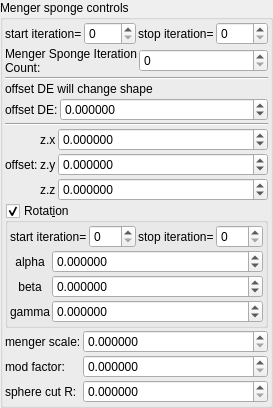
    <widget class="QGroupBox" name="groupBox_8">
     <property name="title">
      <string>Menger sponge controls</string>
     </property>
     <layout class="QVBoxLayout" name="verticalLayout_10" stretch="0,0,0,0,0,0,0,0">
      <property name="spacing">
       <number>2</number>
      </property>
      <property name="leftMargin">
       <number>2</number>
      </property>
      <property name="topMargin">
       <number>2</number>
      </property>
      <property name="rightMargin">
       <number>2</number>
      </property>
      <property name="bottomMargin">
       <number>2</number>
      </property>
      <item>
       <layout class="QHBoxLayout" name="horizontalLayout_7" stretch="0,1,0,1">
        <property name="topMargin">
         <number>0</number>
        </property>
        <item>
         <widget class="QLabel" name="label_80">
          <property name="text">
           <string>start iteration=</string>
          </property>
          <property name="wordWrap">
           <bool>true</bool>
          </property>
         </widget>
        </item>
        <item>
         <widget class="MySpinBox" name="spinboxInt_transf_start_iterations">
          <property name="sizePolicy">
           <sizepolicy hsizetype="Minimum" vsizetype="Maximum">
            <horstretch>0</horstretch>
            <verstretch>0</verstretch>
           </sizepolicy>
          </property>
          <property name="minimum">
           <number>0</number>
          </property>
          <property name="maximum">
           <number>999</number>
          </property>
          <property name="value">
           <number>0</number>
          </property>
         </widget>
        </item>
        <item>
         <widget class="QLabel" name="label_65">
          <property name="text">
           <string>stop iteration=</string>
          </property>
          <property name="wordWrap">
           <bool>true</bool>
          </property>
         </widget>
        </item>
        <item>
         <widget class="MySpinBox" name="spinboxInt_transf_stop_iterations_1">
          <property name="sizePolicy">
           <sizepolicy hsizetype="Preferred" vsizetype="Maximum">
            <horstretch>0</horstretch>
            <verstretch>0</verstretch>
           </sizepolicy>
          </property>
          <property name="maximum">
           <number>999</number>
          </property>
         </widget>
        </item>
       </layout>
      </item>
      <item>
       <layout class="QHBoxLayout" name="horizontalLayout_11" stretch="0,1">
        <property name="topMargin">
         <number>0</number>
        </property>
        <item>
         <widget class="QLabel" name="label_85">
          <property name="text">
           <string>Menger Sponge Iteration Count:</string>
          </property>
          <property name="wordWrap">
           <bool>true</bool>
          </property>
         </widget>
        </item>
        <item>
         <widget class="MySpinBox" name="spinboxInt_transf_int8_X">
          <property name="sizePolicy">
           <sizepolicy hsizetype="Minimum" vsizetype="Maximum">
            <horstretch>0</horstretch>
            <verstretch>0</verstretch>
           </sizepolicy>
          </property>
          <property name="font">
           <font>
            <weight>50</weight>
            <bold>false</bold>
           </font>
          </property>
          <property name="maximum">
           <number>250</number>
          </property>
         </widget>
        </item>
       </layout>
      </item>
      <item>
       <widget class="Line" name="line">
        <property name="orientation">
         <enum>Qt::Horizontal</enum>
        </property>
       </widget>
      </item>
      <item>
       <layout class="QGridLayout" name="gridLayout_14" columnstretch="0,0,1">
        <property name="spacing">
         <number>2</number>
        </property>
        <item row="1" column="0">
         <widget class="QLabel" name="label_14">
          <property name="text">
           <string>offset DE:</string>
          </property>
         </widget>
        </item>
        <item row="0" column="0" colspan="3">
         <widget class="QLabel" name="label_16">
          <property name="text">
           <string>offset DE will change shape</string>
          </property>
         </widget>
        </item>
        <item row="1" column="1" colspan="2">
         <widget class="MyDoubleSpinBox" name="spinbox_analyticDE_offset_0">
          <property name="sizePolicy">
           <sizepolicy hsizetype="Minimum" vsizetype="Maximum">
            <horstretch>0</horstretch>
            <verstretch>0</verstretch>
           </sizepolicy>
          </property>
          <property name="prefix">
           <string/>
          </property>
          <property name="suffix">
           <string/>
          </property>
          <property name="decimals">
           <number>6</number>
          </property>
          <property name="minimum">
           <double>-99.998999999999995</double>
          </property>
          <property name="maximum">
           <double>99.998999999999995</double>
          </property>
          <property name="singleStep">
           <double>0.100000000000000</double>
          </property>
         </widget>
        </item>
       </layout>
      </item>
      <item>
       <widget class="Line" name="line_2">
        <property name="orientation">
         <enum>Qt::Horizontal</enum>
        </property>
       </widget>
      </item>
      <item>
       <layout class="QGridLayout" name="gridLayout_18" columnstretch="0,0,1">
        <property name="spacing">
         <number>2</number>
        </property>
        <item row="1" column="1">
         <widget class="QLabel" name="label_133">
          <property name="text">
           <string notr="true">z.y</string>
          </property>
         </widget>
        </item>
        <item row="2" column="1">
         <widget class="QLabel" name="label_134">
          <property name="text">
           <string notr="true">z.z</string>
          </property>
         </widget>
        </item>
        <item row="0" column="1">
         <widget class="QLabel" name="label_135">
          <property name="text">
           <string notr="true">z.x</string>
          </property>
         </widget>
        </item>
        <item row="0" column="2">
         <widget class="MyDoubleSpinBox" name="spinbox3_transf_offsetA_000_x">
          <property name="sizePolicy">
           <sizepolicy hsizetype="Minimum" vsizetype="Maximum">
            <horstretch>0</horstretch>
            <verstretch>0</verstretch>
           </sizepolicy>
          </property>
          <property name="prefix">
           <string/>
          </property>
          <property name="suffix">
           <string/>
          </property>
          <property name="decimals">
           <number>6</number>
          </property>
          <property name="minimum">
           <double>-99.989999999999995</double>
          </property>
          <property name="maximum">
           <double>99.989999999999995</double>
          </property>
          <property name="singleStep">
           <double>0.100000000000000</double>
          </property>
         </widget>
        </item>
        <item row="1" column="2">
         <widget class="MyDoubleSpinBox" name="spinbox3_transf_offsetA_000_y">
          <property name="sizePolicy">
           <sizepolicy hsizetype="Minimum" vsizetype="Maximum">
            <horstretch>0</horstretch>
            <verstretch>0</verstretch>
           </sizepolicy>
          </property>
          <property name="prefix">
           <string/>
          </property>
          <property name="suffix">
           <string/>
          </property>
          <property name="decimals">
           <number>6</number>
          </property>
          <property name="minimum">
           <double>-99.989999999999995</double>
          </property>
          <property name="maximum">
           <double>99.989999999999995</double>
          </property>
          <property name="singleStep">
           <double>0.100000000000000</double>
          </property>
         </widget>
        </item>
        <item row="2" column="2">
         <widget class="MyDoubleSpinBox" name="spinbox3_transf_offsetA_000_z">
          <property name="sizePolicy">
           <sizepolicy hsizetype="Minimum" vsizetype="Maximum">
            <horstretch>0</horstretch>
            <verstretch>0</verstretch>
           </sizepolicy>
          </property>
          <property name="prefix">
           <string/>
          </property>
          <property name="suffix">
           <string/>
          </property>
          <property name="decimals">
           <number>6</number>
          </property>
          <property name="minimum">
           <double>-99.989999999999995</double>
          </property>
          <property name="maximum">
           <double>99.989999999999995</double>
          </property>
          <property name="singleStep">
           <double>0.100000000000000</double>
          </property>
         </widget>
        </item>
        <item row="0" column="0" rowspan="3">
         <widget class="QLabel" name="label_114">
          <property name="text">
           <string>offset:</string>
          </property>
         </widget>
        </item>
       </layout>
      </item>
      <item>
       <widget class="MyGroupBox" name="groupCheck_transf_function_enabledR_false">
        <property name="toolTip">
         <string/>
        </property>
        <property name="title">
         <string>Rotat&amp;ion</string>
        </property>
        <property name="checkable">
         <bool>true</bool>
        </property>
        <layout class="QVBoxLayout" name="verticalLayout_32" stretch="0,0">
         <property name="spacing">
          <number>2</number>
         </property>
         <property name="leftMargin">
          <number>2</number>
         </property>
         <property name="topMargin">
          <number>2</number>
         </property>
         <property name="rightMargin">
          <number>2</number>
         </property>
         <property name="bottomMargin">
          <number>2</number>
         </property>
         <item>
          <layout class="QHBoxLayout" name="horizontalLayout_14" stretch="0,1,0,1">
           <property name="topMargin">
            <number>0</number>
           </property>
           <item>
            <widget class="QLabel" name="label_250">
             <property name="text">
              <string>start iteration=</string>
             </property>
            </widget>
           </item>
           <item>
            <widget class="MySpinBox" name="spinboxInt_transf_start_iterations_R">
             <property name="sizePolicy">
              <sizepolicy hsizetype="Minimum" vsizetype="Maximum">
               <horstretch>0</horstretch>
               <verstretch>0</verstretch>
              </sizepolicy>
             </property>
             <property name="maximum">
              <number>999</number>
             </property>
            </widget>
           </item>
           <item>
            <widget class="QLabel" name="label_251">
             <property name="text">
              <string>stop iteration=</string>
             </property>
            </widget>
           </item>
           <item>
            <widget class="MySpinBox" name="spinboxInt_transf_stop_iterations_R">
             <property name="sizePolicy">
              <sizepolicy hsizetype="Minimum" vsizetype="Maximum">
               <horstretch>0</horstretch>
               <verstretch>0</verstretch>
              </sizepolicy>
             </property>
             <property name="maximum">
              <number>999</number>
             </property>
            </widget>
           </item>
          </layout>
         </item>
         <item>
          <layout class="QGridLayout" name="gridLayout_13" columnstretch="0,1">
           <property name="spacing">
            <number>2</number>
           </property>
           <item row="2" column="1">
            <widget class="MyDoubleSpinBox" name="spinboxd3_transf_rotation_z">
             <property name="sizePolicy">
              <sizepolicy hsizetype="Minimum" vsizetype="Maximum">
               <horstretch>0</horstretch>
               <verstretch>0</verstretch>
              </sizepolicy>
             </property>
             <property name="prefix">
              <string/>
             </property>
             <property name="suffix">
              <string/>
             </property>
             <property name="decimals">
              <number>6</number>
             </property>
             <property name="minimum">
              <double>-180.000000000000000</double>
             </property>
             <property name="maximum">
              <double>180.000000000000000</double>
             </property>
             <property name="singleStep">
              <double>1.000000000000000</double>
             </property>
            </widget>
           </item>
           <item row="0" column="0">
            <widget class="QLabel" name="label_39">
             <property name="text">
              <string notr="true">alpha</string>
             </property>
             <property name="alignment">
              <set>Qt::AlignCenter</set>
             </property>
            </widget>
           </item>
           <item row="1" column="0">
            <widget class="QLabel" name="label_40">
             <property name="text">
              <string notr="true">beta</string>
             </property>
             <property name="alignment">
              <set>Qt::AlignCenter</set>
             </property>
            </widget>
           </item>
           <item row="1" column="1">
            <widget class="MyDoubleSpinBox" name="spinboxd3_transf_rotation_y">
             <property name="sizePolicy">
              <sizepolicy hsizetype="Minimum" vsizetype="Maximum">
               <horstretch>0</horstretch>
               <verstretch>0</verstretch>
              </sizepolicy>
             </property>
             <property name="prefix">
              <string/>
             </property>
             <property name="suffix">
              <string/>
             </property>
             <property name="decimals">
              <number>6</number>
             </property>
             <property name="minimum">
              <double>-180.000000000000000</double>
             </property>
             <property name="maximum">
              <double>180.000000000000000</double>
             </property>
             <property name="singleStep">
              <double>1.000000000000000</double>
             </property>
            </widget>
           </item>
           <item row="2" column="0">
            <widget class="QLabel" name="label_41">
             <property name="text">
              <string notr="true">gamma</string>
             </property>
             <property name="alignment">
              <set>Qt::AlignCenter</set>
             </property>
            </widget>
           </item>
           <item row="0" column="1">
            <widget class="MyDoubleSpinBox" name="spinboxd3_transf_rotation_x">
             <property name="sizePolicy">
              <sizepolicy hsizetype="Minimum" vsizetype="Maximum">
               <horstretch>0</horstretch>
               <verstretch>0</verstretch>
              </sizepolicy>
             </property>
             <property name="prefix">
              <string/>
             </property>
             <property name="suffix">
              <string/>
             </property>
             <property name="decimals">
              <number>6</number>
             </property>
             <property name="minimum">
              <double>-180.000000000000000</double>
             </property>
             <property name="maximum">
              <double>180.000000000000000</double>
             </property>
             <property name="singleStep">
              <double>1.000000000000000</double>
             </property>
            </widget>
           </item>
          </layout>
         </item>
        </layout>
       </widget>
      </item>
      <item>
       <layout class="QGridLayout" name="gridLayout_15" columnstretch="0,1">
        <property name="spacing">
         <number>2</number>
        </property>
        <item row="2" column="0">
         <widget class="QLabel" name="label_19">
          <property name="text">
           <string>sphere cut R:</string>
          </property>
         </widget>
        </item>
        <item row="0" column="0">
         <widget class="QLabel" name="label_17">
          <property name="text">
           <string>menger scale:</string>
          </property>
         </widget>
        </item>
        <item row="2" column="1">
         <widget class="MyDoubleSpinBox" name="spinbox_transf_offset_1">
          <property name="enabled">
           <bool>true</bool>
          </property>
          <property name="sizePolicy">
           <sizepolicy hsizetype="Minimum" vsizetype="Maximum">
            <horstretch>0</horstretch>
            <verstretch>0</verstretch>
           </sizepolicy>
          </property>
          <property name="prefix">
           <string/>
          </property>
          <property name="suffix">
           <string/>
          </property>
          <property name="decimals">
           <number>6</number>
          </property>
          <property name="minimum">
           <double>0.000000000000000</double>
          </property>
          <property name="maximum">
           <double>99.989999999999995</double>
          </property>
          <property name="singleStep">
           <double>0.100000000000000</double>
          </property>
         </widget>
        </item>
        <item row="1" column="1">
         <widget class="MyDoubleSpinBox" name="spinbox_transf_offset_3">
          <property name="enabled">
           <bool>true</bool>
          </property>
          <property name="sizePolicy">
           <sizepolicy hsizetype="Minimum" vsizetype="Maximum">
            <horstretch>0</horstretch>
            <verstretch>0</verstretch>
           </sizepolicy>
          </property>
          <property name="prefix">
           <string/>
          </property>
          <property name="suffix">
           <string/>
          </property>
          <property name="decimals">
           <number>6</number>
          </property>
          <property name="minimum">
           <double>0.000000000000000</double>
          </property>
          <property name="maximum">
           <double>99.989999999999995</double>
          </property>
          <property name="singleStep">
           <double>0.100000000000000</double>
          </property>
         </widget>
        </item>
        <item row="1" column="0">
         <widget class="QLabel" name="label_13">
          <property name="text">
           <string>mod factor:</string>
          </property>
         </widget>
        </item>
        <item row="0" column="1">
         <widget class="MyDoubleSpinBox" name="spinbox_transf_scale_3">
          <property name="sizePolicy">
           <sizepolicy hsizetype="Minimum" vsizetype="Maximum">
            <horstretch>0</horstretch>
            <verstretch>0</verstretch>
           </sizepolicy>
          </property>
          <property name="prefix">
           <string/>
          </property>
          <property name="suffix">
           <string/>
          </property>
          <property name="decimals">
           <number>6</number>
          </property>
          <property name="minimum">
           <double>0.000000000000000</double>
          </property>
          <property name="maximum">
           <double>99.998999999999995</double>
          </property>
          <property name="singleStep">
           <double>0.100000000000000</double>
          </property>
         </widget>
        </item>
       </layout>
      </item>
     </layout>
    </widget>
